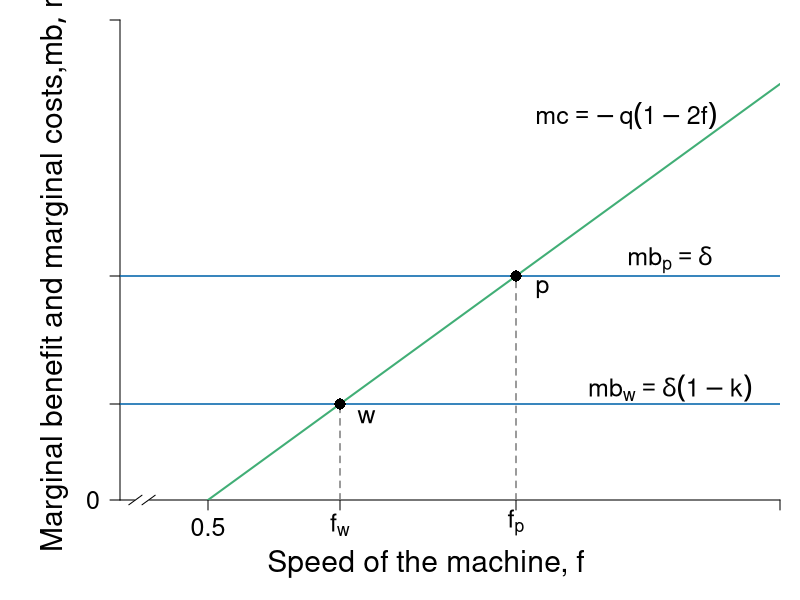

Write R code to recreate this figure.
#Graph Designer: Simon Halliday, Scott Cohn
#Authors: Bowles and Halliday
#Title: Coordination, Conflict and Competition: A Text in Microeconomics

library(shape)
library(plotrix)
pdf(file = "credit/credit_equity_mb.pdf", width = 9, height = 7)

#Set parameters for graphics
pointsize <- 1.8
axislabelsize <- 1.8
labelsize <- 1.5
namesize <- 1.8
annotatesize <- 1.5
graphlinewidth <- 2
segmentlinewidth <- 1.5

COL <- c("#7fc97f", "#beaed4", "#fdc086", "#ffff99", "#386cb0", "#f0027f", "#bf5b17", "#666666")
COLA <- c("#e0f3db", "#99d8c9","#66c2a4","#41ae76", "#238b45", "#005824")
COLB <- c("#c6dbef", "#4eb3d3", "#2b8cbe", "#0868ac","#084081")
COLC <- c("#fcfbfd", "#efedf5", "#dadaeb", "#bcbddc", "#9e9ac8", "#807dba", "#6a51a3", "#54278f", "#3f007d")
grays <- gray.colors(25, start = 1, end = 0, alpha = 1)

par(mar =  c(5, 6, 1, 1))

mc <- function(f, mu = 2) {
  -mu + 2*mu*f
}


xlims <- c(0.4, 1.15)
ylims <- c(0, 3)

npts <- 501 
x <- seq(xlims[1], xlims[2], length.out = npts)
y <- seq(ylims[1], ylims[2], length.out = npts) 
a <- c(46.08, 55, 64)
b <- c(46.08, 55, 64)

plot(0, 0, xlim = xlims, ylim = ylims, type = "n",
     xlab = expression(paste("")),
     ylab = expression(paste("")), 
     xaxt = "n", 
     yaxt = "n", 
     cex.lab = axislabelsize, 
     bty = "n",
     xaxs = "i", 
     yaxs = "i")


ticksy <- c(0, mc(f = 0.65), mc(f = 0.85), ylims[2])
ylabels <- c(0, NA, NA,  NA)
ticksx <- c(0, 0.5, 0.65, 0.85,  xlims[2])
xlabels <- c(0, 0.5, expression(paste(f[w] )), expression(paste(f[p])), NA)

axis(1, at = ticksx, pos = 0, labels = xlabels, cex.axis = labelsize)
# axis(2, at = ticksy, pos = 0, labels = ylabels, las = 1, cex.axis = labelsize)
axis(2, at = ticksy, pos = 0.4, labels = ylabels, las = 1, cex.axis = labelsize)
axis.break(axis=1,breakpos=0.425,pos=0,bgcol="white",breakcol="black",
            style="slash",brw=0.02)
# text(x = c(0, 
#            0.5, 
#            0.68, 
#            0.92
#            ), 
# par("usr")[3] - 0.025, cex = labelsize,
# labels = xlabels, srt = 0, pos = 1, xpd = TRUE)

npts <- 500 
xx1 <- seq(xlims[1], xlims[2], length.out = npts)

#Lines for mrs graph
lines(xx1, mc(xx1, mu = 2), col = COLA[4], lwd = graphlinewidth)
#lines(xx1, mrpL(xx1, pmax = 15), col = COLA[4], lty = 2, lwd = segmentlinewidth)

#Label axes
#mtext(expression(paste("Speed of the machine, ", f)), side = 1, line = 2.5, cex = axislabelsize)
text(0.325, 0.5*(ylims[2] + ylims[1]), expression(paste("Marginal benefit and marginal costs,", list(mb, mc) )), xpd = TRUE, cex = axislabelsize, srt = 90) 
text(0.65*(xlims[2]), -0.4, expression(paste("Speed of the machine, ", f)), xpd = TRUE, cex = axislabelsize) 


text(0.975, 2.4, expression(paste(mc == -q*(1 - 2*f) )), cex = labelsize)
text(1.025, 1.5, expression(paste(mb[p] == delta )), cex = labelsize)
text(1.025, 0.7, expression(paste(mb[w] == delta*(1 - k) )), cex = labelsize)

Arrows(2, 9, 6.8, 9, col = "black", lty = 1, code = 2, lwd = 2, arr.type = "triangle", arr.lwd = 0.5)
text(3.5, 10, expression(paste("Increase in ", frac(dy, dl))), cex = labelsize)

text(9.3, 12, expression(paste(frac(dy, dl) == phantom())), cex = labelsize)
text(11, 12.3, expression(paste("marginal")), cex = labelsize)
text(11, 11.7, expression(paste("benefit")), cex = labelsize)
Arrows(11, 11.3, 11, 2.4, col = "black", lty = 1, code = 2, lwd = 2, arr.type = "triangle", arr.lwd = 0.5)

segments(0.65, 0, 0.65, mc(f = 0.65), lty = 2, col = grays[20] , lwd = segmentlinewidth)
segments(0, mc(f = 0.65), xlims[2], mc(f = 0.65), lty = 1, col = COLB[4] , lwd = segmentlinewidth)
segments(0.85, 0, 0.85, mc(f = 0.85), lty = 2, col = grays[20] , lwd = segmentlinewidth)
segments(0, mc(f = 0.85), xlims[2], mc(f = 0.85), lty = 1, col = COLB[4] , lwd = segmentlinewidth)
#segments(1, 0, 1, mc(f = 1), lty = 2, col = grays[20] , lwd = segmentlinewidth)
#segments(0, mc(f = 1), xlims[2], mc(f = 1), lty = 1, col = grays[20] , lwd = segmentlinewidth)

#points(1, mc(1), pch = 16, col = "black", cex = 1.5)
points(0.85, mc(0.85), pch = 16, col = "black", cex = 1.5)
points(0.65, mc(0.65), pch = 16, col = "black", cex = 1.5)

#text(1 + 0.025, mc(1) - 0.1, expression(paste(e)), cex = labelsize)
text(0.85 + 0.03, mc(0.85) - 0.08, expression(paste(p)), cex = labelsize)
text(0.65 + 0.03, mc(0.65) - 0.08, expression(paste(w)), cex = labelsize)


#Label Demand
text(13, 1, expression(paste(mb[1])), cex = labelsize)
text(19.5, 1, expression(paste(mb[2])), cex = labelsize)

dev.off()
